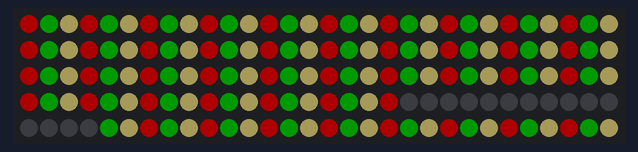
A sketch run on a simulated Arduino Uno, built with avr-gcc and run on an emulated ATmega328P. Shown: 150 RGB LEDs in strip order, left to right, continuing on the next row. Dim RGB values are drawn brighter than linear.

Above: at 3.1 s.
At 5.1 s:
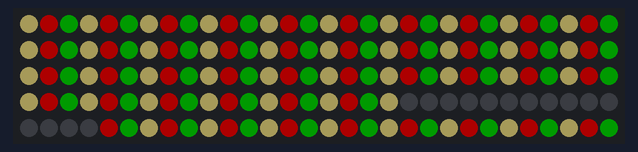
At 7.1 s:
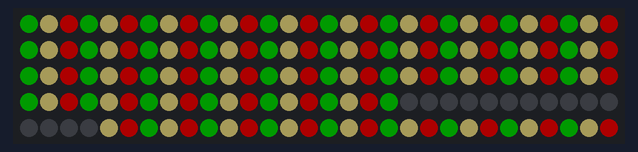

Measured:
- by itself, everything shown: repeats every 6.0 s, in 3 steps
- what the display in image 0 shows lasts 2.0 s, from 3.0 s to 5.0 s

The sketch:

WhiteRedGreen_moving.ino
```cpp
#include <FastLED.h>

#define LED_PIN     6

// Information about the LED strip itself
#define NUM_LEDS    150
#define CHIPSET     WS2811
#define COLOR_ORDER GRB
CRGB leds[NUM_LEDS];

#define BRIGHTNESS      52 //default was 128
#define LED_DEAD_START  109
#define LED_DEAD_STOP   123
#define TEMPERATURE     UncorrectedTemperature
#define MEGAN_WHITE     0xc9b96f

int DELAY_TIME = 2000;

int counter = 0;
int offset = 0;
void loop() {
  for (int i = 0; i <NUM_LEDS; i++) {
    if (counter == 0) {
      leds[i] = CRGB::Red;
      counter++;
    }
    else if (counter == 1) {
      leds[i] = CRGB::Green;
      counter++;
    }
    else {
      leds[i] = CRGB(MEGAN_WHITE);
      counter = 0;
    }
  }
  for (int i =0; i < NUM_LEDS; i++) {
    if ((i >= LED_DEAD_START) && (i <= LED_DEAD_STOP)) {
      leds[i] = CRGB::Black;
    }
  }
  FastLED.show();
  delay(2000);
  for (int i = 0; i <NUM_LEDS; i++) {
    if (counter == 0) {
      leds[i] = CRGB(MEGAN_WHITE);
      counter++;
    }
    else if (counter == 1) {
      leds[i] = CRGB::Red;
      counter++;
    }
    else {
      leds[i] = CRGB::Green;
      counter = 0;
    }
  }
  for (int i =0; i < NUM_LEDS; i++) {
    if ((i >= LED_DEAD_START) && (i <= LED_DEAD_STOP)) {
      leds[i] = CRGB::Black;
    }
  }
  FastLED.show();
  delay(2000);
  for (int i = 0; i <NUM_LEDS; i++) {
    if (counter == 0) {
      leds[i] = CRGB::Green;
      counter++;
    }
    else if (counter == 1) {
      leds[i] = CRGB(MEGAN_WHITE);
      counter++;
    }
    else {
      leds[i] = CRGB::Red;
      counter = 0;
    }
  }
  for (int i =0; i < NUM_LEDS; i++) {
    if ((i >= LED_DEAD_START) && (i <= LED_DEAD_STOP)) {
      leds[i] = CRGB::Black;
    }
  }
  FastLED.show();
  delay(2000);
}

void setup() {
  delay( 3000 ); // power-up safety delay
  // It's important to set the color correction for your LED strip here,
  // so that colors can be more accurately rendered through the 'temperature' profiles
  FastLED.addLeds<CHIPSET, LED_PIN, COLOR_ORDER>(leds, NUM_LEDS).setCorrection( TypicalSMD5050 );
  FastLED.setBrightness( BRIGHTNESS );

}
```
